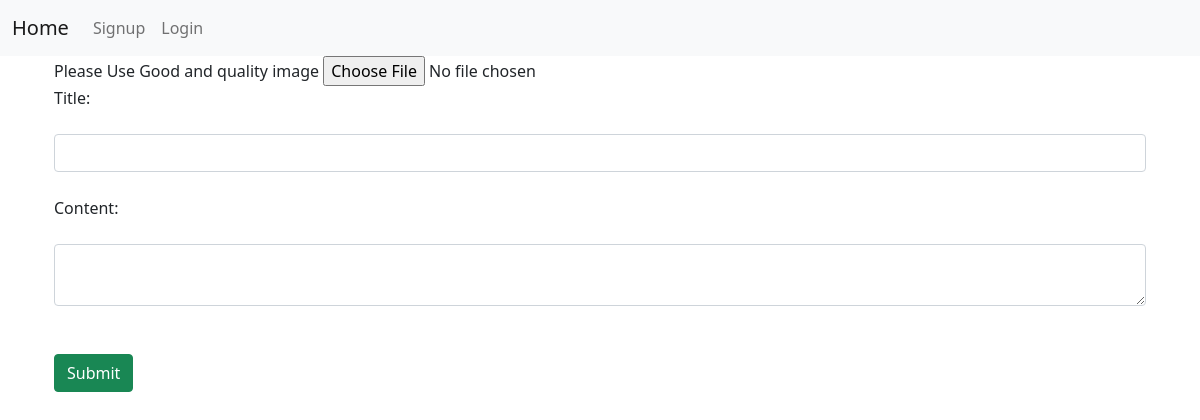
The app's page /post, older data.
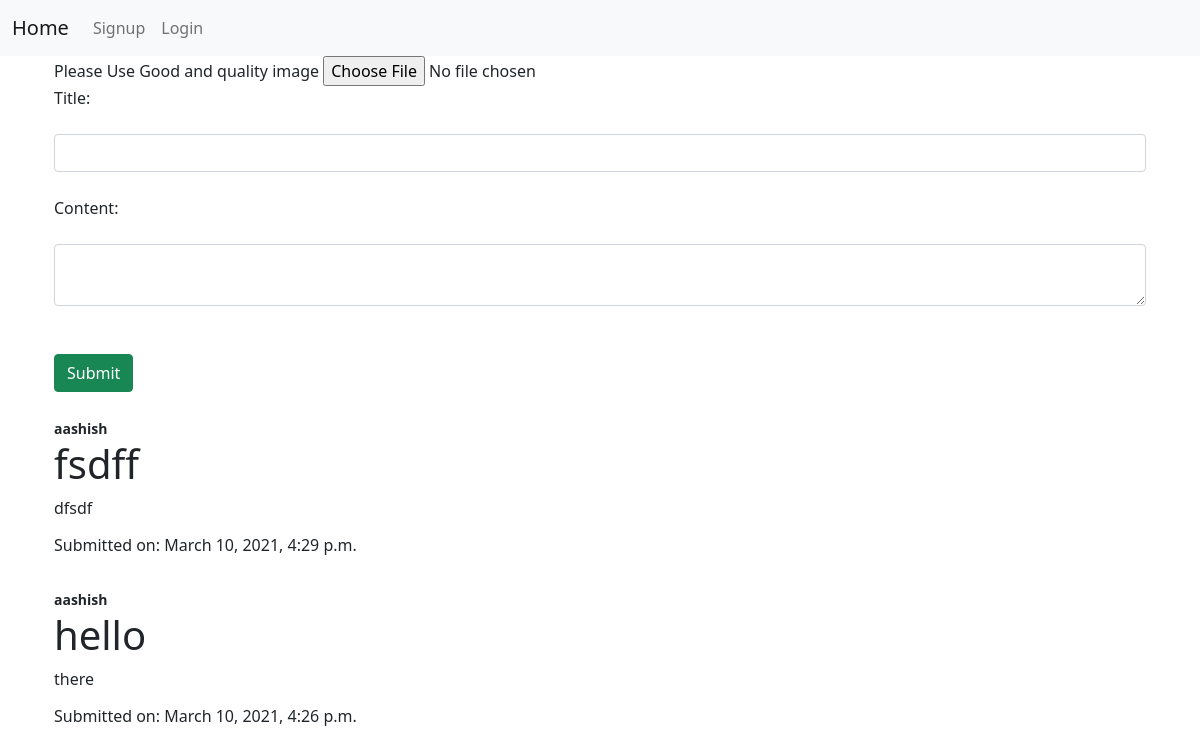
The same page, newer data.
### app/models.py (models this page shows, shortened)
class Post(models.Model):
    image = models.ImageField(upload_to='images')
    title = models.CharField(max_length=222,null=True,blank=True,default=None)
    content = HTMLField(default=None)
    date_added = models.DateTimeField(auto_now_add=True)
    author = models.ForeignKey(User, on_delete=models.CASCADE, related_name='posts',default=True)
    class Meta:
        ordering = ['-date_added']

### app/views.py (the view, shortened to what this page needs)
# urls.py: path('post', views.post, name = 'post'),
def post(request):
    data = Post.objects.all()
    return render(request, 'post.html', {'data': data})

### templates/post.html (shortened to what this page needs)
{% extends 'navbar.html' %}
{% block content %}
<html lang="en">
  <head>
  </head>
  <body>
  <div class="container">
    <div class="container">
    <form method="POST">{% csrf_token %}
          <div class="form-group">
            <label>Please Use Good and quality image</label>
            <input type="file" class="form-control-file" id="image" name="image">
          </div>
        <label>Title:</label>
        <input type="text" class="form-control my-4" name="title">
        <label>Content:</label>
      <textarea class="form-control my-4" id="mytextarea" name="content"></textarea>
        <input type="submit" class="btn btn-success my-4">
    </form>
  </div>
<div class="container">
  {% for data1 in data %}
    <small><b>{{ data1.author }}</b></small>
  <h1>{{ data1.title }}</h1>
  {{ data1.content |safe |slice:":200" }}
   <h6>Submitted on: {{ data1.date_added }}</h6>
<br>
{% endfor %}
</div>
  </div>
  </body>
</html>
{% endblock %}

### templates/navbar.html (shortened to what this page needs)
<!doctype html>
<html lang="en">
  <head>
    <link href="https://cdn.jsdelivr.net/npm/bootstrap@5.0.0-beta2/dist/css/bootstrap.min.css" rel="stylesheet">
  </head>
  <body>
      <nav class="navbar navbar-expand-lg navbar-light bg-light">
      <div class="container-fluid">
        <a class="navbar-brand" href="{% url 'home' %}">Home</a>
        <div class="collapse navbar-collapse" id="navbarSupportedContent">
          <ul class="navbar-nav me-auto mb-2 mb-lg-0">
{% if request.user.is_authenticated %}
              <li class="nav-item">
              <a class="nav-link active" aria-current="page" href="{% url 'post' %}">Post</a>
            </li>
            <li class="nav-item">
              <a class="nav-link" href="/logout">Logout</a>
            </li>
            <li class="nav-item">
              <a class="nav-link" href="/profile">Hello {{user.username}}</a>
            </li>
{% else %}
            <li class="nav-item">
              <a class="nav-link" href="/signup">Signup</a>
            </li>
            <li class="nav-item">
              <a class="nav-link" href="/login">Login</a>
            </li>
{% endif %}
        </div>
      </div>
    </nav>
  </body>
</html>
{% block content %}{% endblock %}

Row changes from the older to the newer data that the page shows:
added Post: author "aashish", title "fsdff", content "dfsdf", date_added "March 10, 2021, 4:29 p.m."
added Post: author "aashish", title "hello", content "there", date_added "March 10, 2021, 4:26 p.m."
